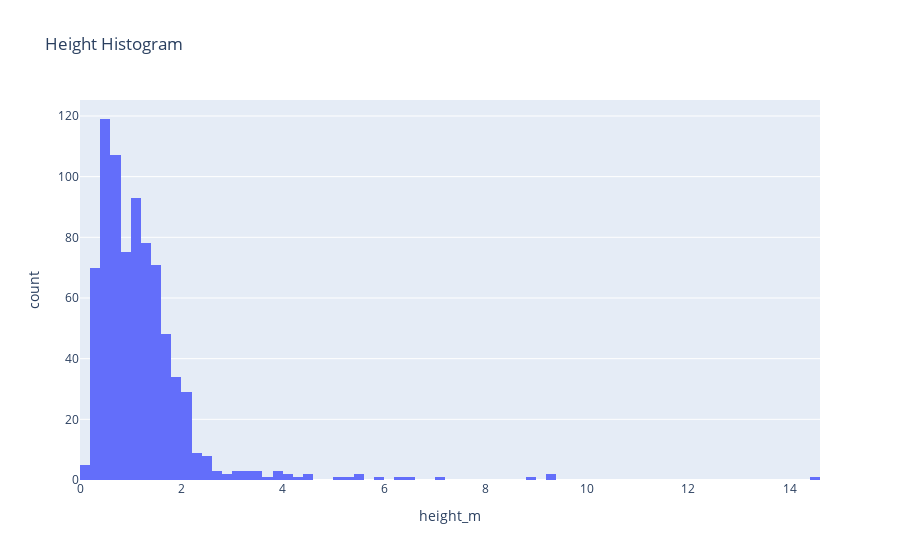

Source (notebook cell):
### Code cell
px.histogram(df_info, x="height_m",title="Height Histogram")

### Figure 1 — Plotly figure (JSON) as saved in the notebook; plotly's stock layout.template omitted (floating-point values rounded to 4 significant figures; data arrays with more than 128 entries replaced by an {"elided": "..."} marker saying what was removed)
{"data": [{"alignmentgroup": "True", "bingroup": "x", "hovertemplate": "height_m=%{x}<br>count=%{y}<extra></extra>", "legendgroup": "", "marker": {"color": "#636efa", "pattern": {"shape": ""}}, "name": "", "offsetgroup": "", "orientation": "v", "showlegend": false, "type": "histogram", "x": {"elided": "801 float values"}, "xaxis": "x", "yaxis": "y"}], "layout": {"barmode": "relative", "legend": {"tracegroupgap": 0}, "title": {"text": "Height Histogram"}, "xaxis": {"anchor": "y", "domain": [0, 1], "title": {"text": "height_m"}}, "yaxis": {"anchor": "x", "domain": [0, 1], "title": {"text": "count"}}}}
